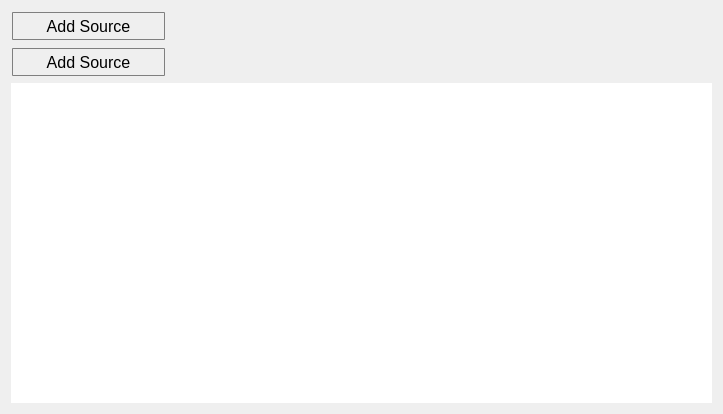
<?xml version="1.0" encoding="UTF-8"?>
<ui version="4.0">
 <class>source_selector</class>
 <widget class="QWidget" name="source_selector">
  <property name="geometry">
   <rect>
    <x>0</x>
    <y>0</y>
    <width>723</width>
    <height>414</height>
   </rect>
  </property>
  <property name="windowTitle">
   <string>Form</string>
  </property>
  <property name="styleSheet">
   <string notr="true"/>
  </property>
  <layout class="QVBoxLayout" name="verticalLayout_2">
   <item>
    <layout class="QVBoxLayout" name="verticalLayout">
     <item>
      <layout class="QHBoxLayout" name="horizontalLayout">
       <item>
        <widget class="QPushButton" name="pushButton_add_source_qml">
         <property name="minimumSize">
          <size>
           <width>155</width>
           <height>30</height>
          </size>
         </property>
         <property name="maximumSize">
          <size>
           <width>155</width>
           <height>16777215</height>
          </size>
         </property>
         <property name="font">
          <font>
           <family>Lucida Grande</family>
           <pointsize>12</pointsize>
          </font>
         </property>
         <property name="focusPolicy">
          <enum>Qt::NoFocus</enum>
         </property>
         <property name="styleSheet">
          <string notr="true">QPushButton {
	margin: 1px;
     border-color: #7f7f7f;
     border-style: solid;
     border-radius: 1px;
     border-width: 1px;
    }
QPushButton:pressed {
	background-color: qlineargradient(x1: 0, y1: 0, x2: 0, y2: 1, stop: 0 #FFFFFF, stop: 1 #FFFFFF);
                border-color: #000000;
}

QPushButton:checked {
	background-color: qlineargradient(x1: 0, y1: 0, x2: 0, y2: 1, stop: 0 #FFFFFF, stop: 1 #FFFFFF);
                border-color: #484848;
}
QPushButton::menu-indicator {
   
    subcontrol-position: right center;
    subcontrol-origin: padding;
    left: -6px;
}

QPushButton::menu {
   border-radius: 1px;
   
}</string>
         </property>
         <property name="text">
          <string>Add Source</string>
         </property>
        </widget>
       </item>
       <item>
        <spacer name="horizontalSpacer">
         <property name="orientation">
          <enum>Qt::Horizontal</enum>
         </property>
         <property name="sizeHint" stdset="0">
          <size>
           <width>40</width>
           <height>20</height>
          </size>
         </property>
        </spacer>
       </item>
      </layout>
     </item>
     <item>
      <layout class="QHBoxLayout" name="horizontalLayout_2">
       <item>
        <widget class="QPushButton" name="pushButton_add_source">
         <property name="minimumSize">
          <size>
           <width>155</width>
           <height>30</height>
          </size>
         </property>
         <property name="maximumSize">
          <size>
           <width>155</width>
           <height>16777215</height>
          </size>
         </property>
         <property name="font">
          <font>
           <family>Lucida Grande</family>
           <pointsize>12</pointsize>
          </font>
         </property>
         <property name="focusPolicy">
          <enum>Qt::NoFocus</enum>
         </property>
         <property name="styleSheet">
          <string notr="true">QPushButton {
	margin: 1px;
     border-color: #7f7f7f;
     border-style: solid;
     border-radius: 1px;
     border-width: 1px;
      }
QPushButton:pressed {
	background-color: qlineargradient(x1: 0, y1: 0, x2: 0, y2: 1, stop: 0 #FFFFFF, stop: 1 #FFFFFF);
                border-color: #000000;
}

QPushButton:checked {
	background-color: qlineargradient(x1: 0, y1: 0, x2: 0, y2: 1, stop: 0 #FFFFFF, stop: 1 #FFFFFF);
                border-color: #484848;
}
QPushButton::menu-indicator {
   
    subcontrol-position: right center;
    subcontrol-origin: padding;
    left: -6px;
}

QPushButton::menu {
   border-radius: 1px;
   
}</string>
         </property>
         <property name="text">
          <string>Add Source</string>
         </property>
        </widget>
       </item>
       <item>
        <spacer name="horizontalSpacer_2">
         <property name="orientation">
          <enum>Qt::Horizontal</enum>
         </property>
         <property name="sizeHint" stdset="0">
          <size>
           <width>40</width>
           <height>20</height>
          </size>
         </property>
        </spacer>
       </item>
      </layout>
     </item>
     <item>
      <widget class="QTableWidget" name="tableWidget_source_scroll_area">
       <property name="font">
        <font>
         <pointsize>12</pointsize>
        </font>
       </property>
       <property name="styleSheet">
        <string notr="true">
QTableView {
/*selection-background-color: #ededed;*/
selection-background-color: white;
selection-color:white;
 }

</string>
       </property>
       <property name="frameShape">
        <enum>QFrame::NoFrame</enum>
       </property>
       <property name="verticalScrollBarPolicy">
        <enum>Qt::ScrollBarAsNeeded</enum>
       </property>
       <property name="editTriggers">
        <set>QAbstractItemView::NoEditTriggers</set>
       </property>
       <property name="alternatingRowColors">
        <bool>false</bool>
       </property>
       <property name="showGrid">
        <bool>false</bool>
       </property>
       <attribute name="horizontalHeaderVisible">
        <bool>false</bool>
       </attribute>
       <attribute name="horizontalHeaderStretchLastSection">
        <bool>true</bool>
       </attribute>
       <attribute name="verticalHeaderVisible">
        <bool>false</bool>
       </attribute>
       <column>
        <property name="text">
         <string/>
        </property>
       </column>
       <column>
        <property name="text">
         <string>Media Type</string>
        </property>
       </column>
      </widget>
     </item>
    </layout>
   </item>
  </layout>
 </widget>
 <resources/>
 <connections/>
</ui>
